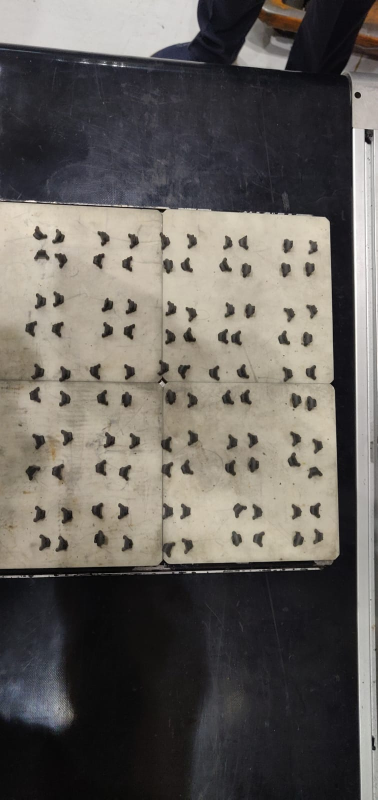
#> input picture Transistor.jpeg, 755 x 1599 px, found by its file name (shown at 1/2 size)
$ jupyter execute --allow-errors Agrex_AI.ipynb
#> lines starting #> are read from the running program, lines starting #| are printed output that depends on the picture; after the words box and inside, x2 and y2 are one past the last pixel; in counts of white or black regions, pixels touching at a corner belong together
<a href="https://colab.research.google.com/github/ZayDest/Agrex.AI/blob/main/Agrex_AI.ipynb" target="_parent"></a>

[cell 1]
import cv2
import numpy as np
from google.colab.patches import cv2_imshow

img = cv2.imread("/content/Transistor.jpeg")
#> img is the input picture: shape (1599, 755, 3); mean B, G, R 92.3, 97.2, 101.4

# fetching the dimensions
wid = img.shape[1]
#> wid = 755
hgt = img.shape[0]
#> hgt = 1599

# displaying the dimensions
print(str(wid) + "x" + str(hgt))
#| 755x1599

[cell 2]
import matplotlib.pyplot as plt
# call imshow() using plt object
plt.imshow(img)
# display that image
plt.show()

[cell 3]
#Cropping and viewing image to get required image for processing
img=img[450:1120, 30:650]
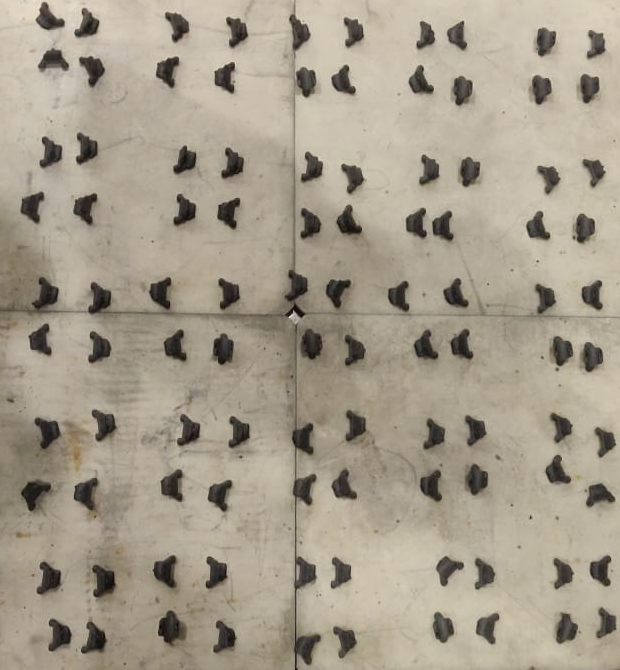
#> img: shape (670, 620, 3); mean B, G, R 140, 156.8, 165.9
cv2_imshow(img)

[cell 4]
# Convert the image to grayscale
gray_img = cv2.cvtColor(img, cv2.COLOR_BGR2GRAY)
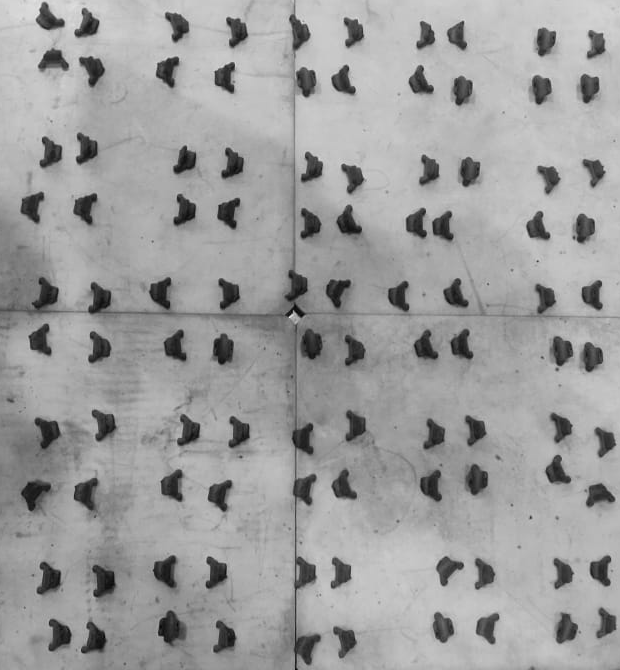
#> gray_img: shape (670, 620); min 2, max 241, mean 157.6
cv2_imshow(gray_img)

[cell 5]
# Applying Gaussian blur to reduce noise
blurred_img = cv2.GaussianBlur(gray_img, (5, 5), 0)
cv2_imshow(blurred_img)

[cell 6]
# Thresholding the image to create a binary image with 100 thrshold
ret, thresh_img = cv2.threshold(blurred_img, 100, 255, cv2.THRESH_BINARY_INV)
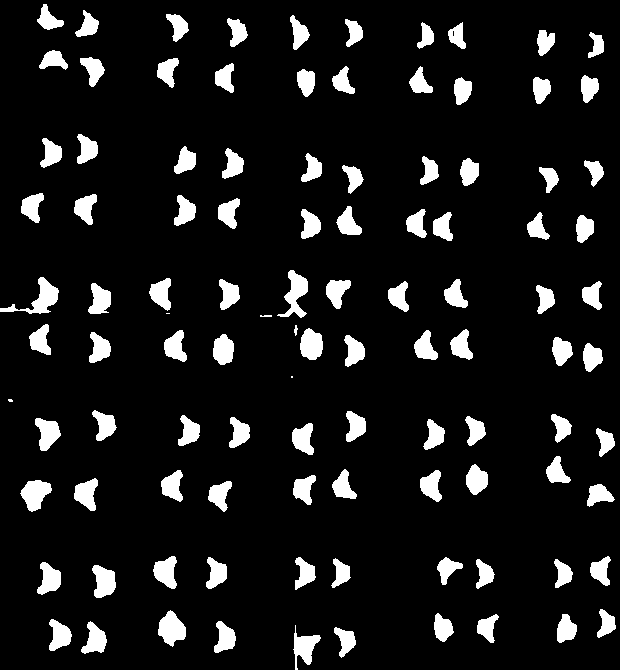
#> thresh_img: shape (670, 620); 9.9% white; 105 white regions (3 under 20 px), largest, box (x1, y1, x2, y2) and area: (0, 277, 59, 314) 710, (277, 270, 308, 318) 667, (158, 610, 186, 647) 651
cv2_imshow(thresh_img)

[cell 7]
# Using morphological operations to remove small white noise
kernel = np.ones((3,3),np.uint8)
morph_img = cv2.morphologyEx(thresh_img, cv2.MORPH_OPEN, kernel, iterations = 2)
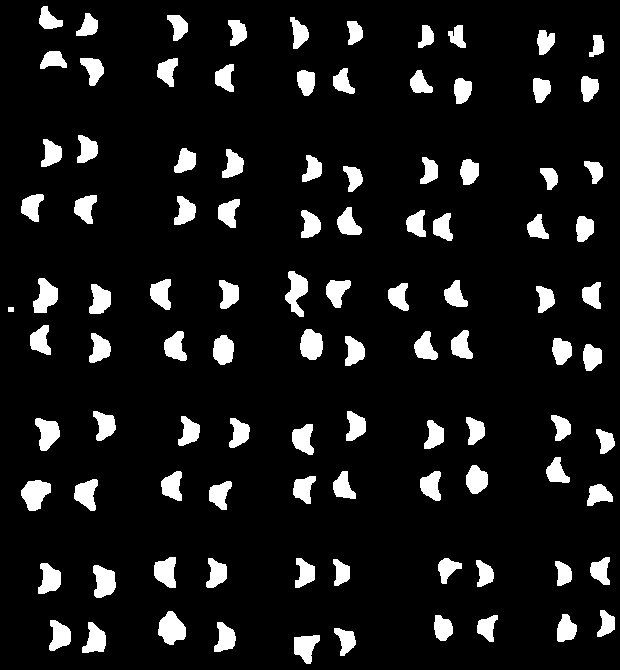
#> morph_img: shape (670, 620); 9.6% white; 101 white regions
cv2_imshow(morph_img)

[cell 8]
# Finding contours in the binary image
contours, _ = cv2.findContours(morph_img, cv2.RETR_EXTERNAL, cv2.CHAIN_APPROX_SIMPLE)
#> contours = 101 contours; largest, box (x1, y1, x2, y2) and area: (158, 611, 186, 645) 601, (21, 480, 51, 511) 582, (285, 271, 308, 317) 535, (300, 329, 323, 360) 522, (93, 565, 116, 598) 512
print(contours)
#> (printed output is left out)

[cell 9]
# Looping over all contours and drawing rectangles around each transistor
Number_of_Transistor_Detected=0
for contour in contours:
    # Skip contours that are too small
    if cv2.contourArea(contour) < 100:
        continue
    Number_of_Transistor_Detected+=1
    x, y, w, h = cv2.boundingRect(contour)
    cv2.rectangle(img, (x, y), (x+w, y+h), (0, 255, 0), 2)
#> this loop made 101 passes
#> (x, y, w, h) on passes 1 to 12: (294, 635, 26, 29), (334, 628, 22, 28), (214, 622, 22, 30), (82, 622, 24, 31), (49, 620, 22, 31), (477, 615, 21, 27), (434, 615, 19, 26), (557, 614, 20, 28), (158, 611, 28, 34), (597, 610, 18, 27), (93, 565, 23, 33), (38, 563, 23, 31)
#> contour on pass 51: [[8, 307], [8, 311], [13, 311], [13, 307]]
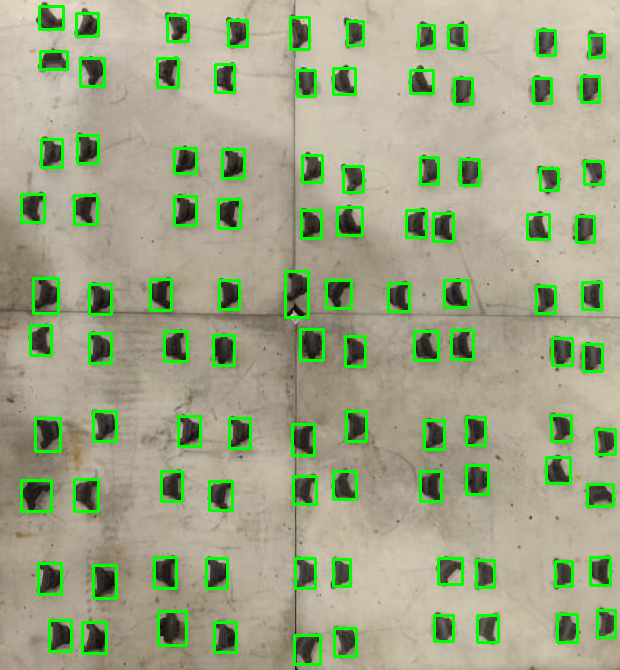
#> img: shape (670, 620, 3); 7.01% of pixels changed, all inside (x1, y1, x2, y2) = (20, 5, 617, 666)
#> after the loop, Number_of_Transistor_Detected = 100

#> (the rest of this cell did not finish here and is left out)
